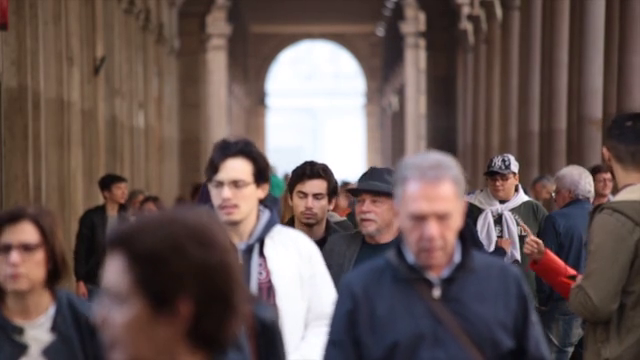
#> input picture frame 46 of OPENCV/face_detection/faces.mp4, 640 x 360 px
$ python video_face_detection.py
#> lines starting #> are read from the running program, lines starting #| are printed output that depends on the picture; after the words box and inside, x2 and y2 are one past the last pixel; in counts of white or black regions, pixels touching at a corner belong together
import cv2

vid = cv2.VideoCapture("C:\\Users\\zelih\\OneDrive\\Belgeler\\OPENCV\\face_detection\\faces.mp4")
face_cascade = cv2.CascadeClassifier("C:\\Users\\zelih\\OneDrive\\Belgeler\\OPENCV\\face_detection\\haarcascade_frontalface_default.xml")

# videodaki her bir framei yani goruntuyu tek tek okuyup gri tona donusturup uzerinde yuz arayacaz

# Haar-like özellikleri kolay algılayabilmek için her bir kareyi boz(gri) tonlara çevrilir
# cascade dosyasini kullanarak her bir kare üzerindeki yüzlerin koordinarlarını bulalım.
# "faces" değişkeninde tuttuğumuz koordinatları kullanarak yüzleri dikdörtgen içerisine alalım.
while 1:
    _ ,frame = vid.read()
#> frame is the input picture: shape (360, 640, 3); mean B, G, R 83.2, 86, 103.2
    gray = cv2.cvtColor(frame, cv2.COLOR_BGR2GRAY)
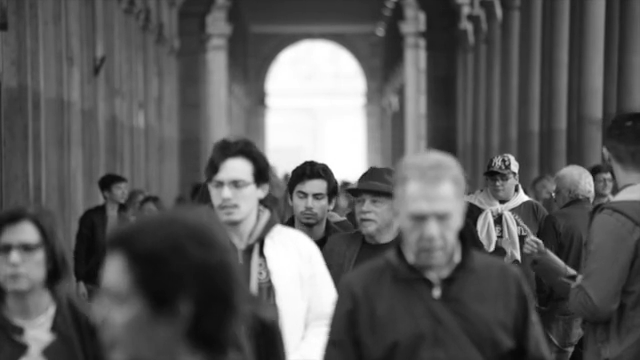
#> gray: shape (360, 640); min 3, max 255, mean 90.8

    faces = face_cascade.detectMultiScale(gray, 1.4, 1)
#> faces = [[593, 171, 24, 24], [288, 178, 47, 47], [196, 158, 66, 66], [397, 195, 66, 66]]

    for (x,y,w,h) in faces:
        cv2.rectangle(frame, (x,y), (x+w, y+h), (0,255,0), 2)
#> this loop made 4 passes
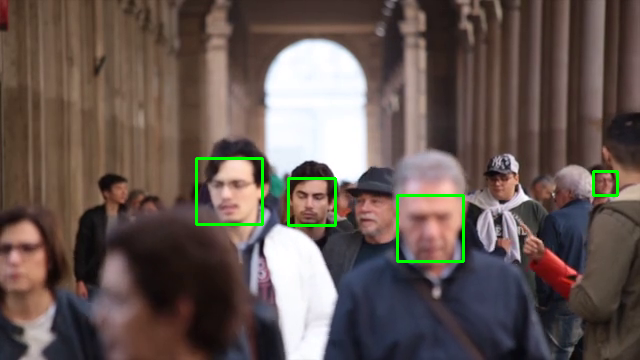
#> frame: shape (360, 640, 3); 1.05% of pixels changed, all inside (x1, y1, x2, y2) = (195, 157, 619, 263)
    cv2.imshow("image", frame)

    if cv2.waitKey(5) & 0xFF == ord("q"):
#> (key q is pressed here)
        break

vid.release()
cv2.destroyAllWindows()

$ run again, starting later in the video
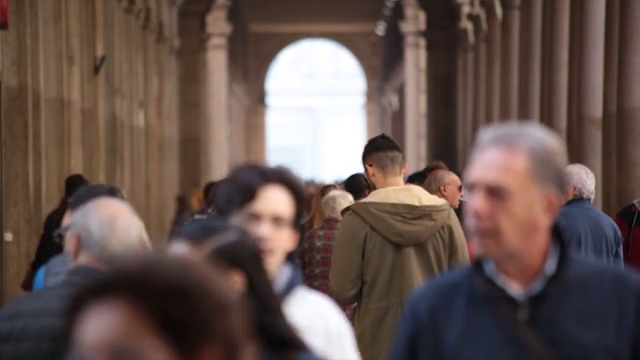
#> input picture frame 207 of OPENCV/face_detection/faces.mp4, 640 x 360 px
#> frame is the input picture: shape (360, 640, 3); mean B, G, R 78.3, 83.7, 101.8
#> `gray = cv2.cvtColor(frame, cv2.COLOR_BGR2GRAY)`:
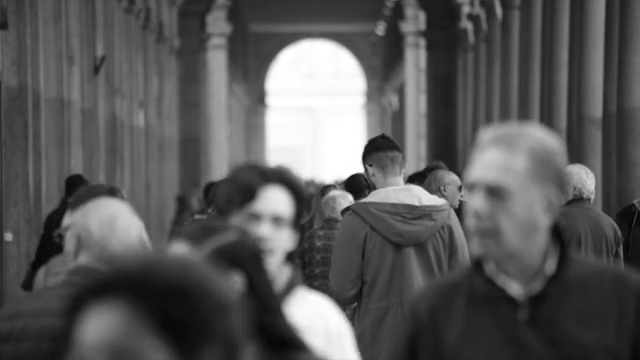
#> gray: shape (360, 640); min 4, max 255, mean 88.4
#> faces = [[234, 196, 66, 66], [246, 190, 92, 92]]
#> the loop `for (x,y,w,h) in faces:` made 2 passes
#> after the loop `for (x,y,w,h) in faces:`:
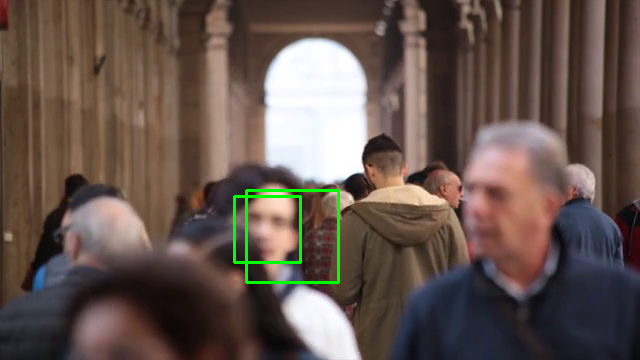
#> frame: shape (360, 640, 3); 0.81% of pixels changed, all inside (x1, y1, x2, y2) = (233, 189, 340, 284)

$ run again, starting later in the video
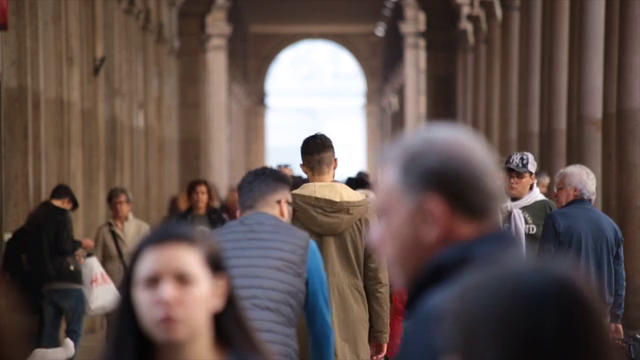
#> input picture frame 368 of OPENCV/face_detection/faces.mp4, 640 x 360 px
#> frame is the input picture: shape (360, 640, 3); mean B, G, R 77.4, 81.9, 97.9
#> `gray = cv2.cvtColor(frame, cv2.COLOR_BGR2GRAY)`:
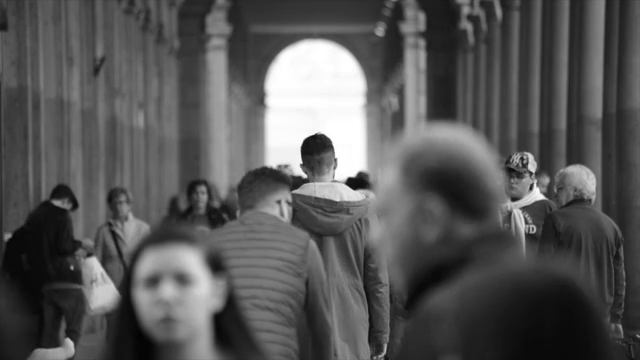
#> gray: shape (360, 640); min 2, max 255, mean 86.2
#> faces = [[187, 184, 24, 24], [122, 248, 92, 92]]
#> the loop `for (x,y,w,h) in faces:` made 2 passes
#> after the loop `for (x,y,w,h) in faces:`:
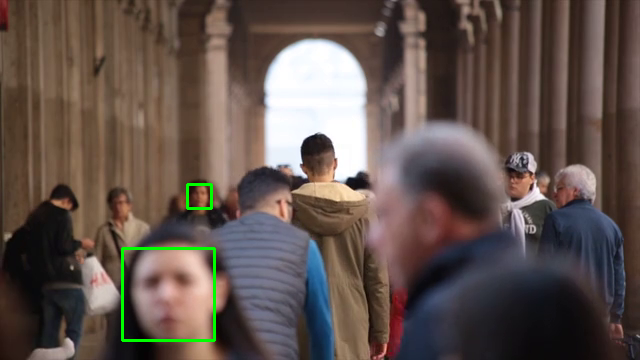
#> frame: shape (360, 640, 3); 0.6% of pixels changed, all inside (x1, y1, x2, y2) = (121, 183, 216, 342)
